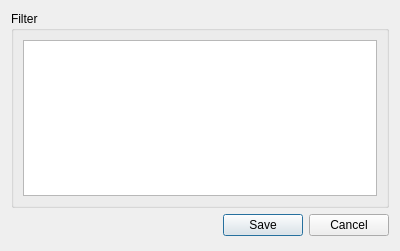
<ui version="4.0" >
 <class>XWidgetEditIOMessage</class>
 <widget class="QWidget" name="XWidgetEditIOMessage" >
  <property name="geometry" >
   <rect>
    <x>0</x>
    <y>0</y>
    <width>400</width>
    <height>251</height>
   </rect>
  </property>
  <property name="windowTitle" >
   <string>Form</string>
  </property>
  <layout class="QVBoxLayout" >
   <item>
    <widget class="QGroupBox" name="groupBox_3" >
     <property name="title" >
      <string>Filter</string>
     </property>
     <layout class="QVBoxLayout" >
      <item>
       <widget class="QTextEdit" name="filter" />
      </item>
     </layout>
    </widget>
   </item>
   <item>
    <widget class="QDialogButtonBox" name="buttonBox" >
     <property name="orientation" >
      <enum>Qt::Horizontal</enum>
     </property>
     <property name="standardButtons" >
      <set>QDialogButtonBox::Cancel|QDialogButtonBox::Save</set>
     </property>
     <property name="centerButtons" >
      <bool>false</bool>
     </property>
    </widget>
   </item>
   <item>
    <spacer>
     <property name="orientation" >
      <enum>Qt::Vertical</enum>
     </property>
     <property name="sizeHint" stdset="0" >
      <size>
       <width>20</width>
       <height>40</height>
      </size>
     </property>
    </spacer>
   </item>
  </layout>
 </widget>
 <resources/>
 <connections/>
</ui>
